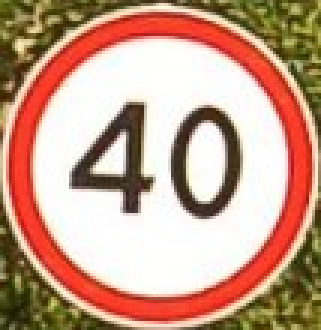
#> input picture etalon.jpg, 107 x 110 px (shown 3 times larger)
$ python forvideooptimize.py
#> lines starting #> are read from the running program, lines starting #| are printed output that depends on the picture; after the words box and inside, x2 and y2 are one past the last pixel; in counts of white or black regions, pixels touching at a corner belong together
import tkinter as tk
import cv2
import numpy as np
from tkinter import filedialog
from PIL import Image, ImageTk
import pytesseract
import concurrent.futures
from tkinter import Scale
print(cv2.cuda.getCudaEnabledDeviceCount())
# Нижняя граница распознавания красного цвета (контура знака)
lower_bound = np.array((142, 75, 50), np.uint8)
# Верхняя граница распознавания красного цвета (контура знака)
upper_bound = np.array((179, 255, 255), np.uint8)
# Подключение tesseract
pytesseract.pytesseract.tesseract_cmd = "C:\\Program Files\\Tesseract-OCR\\tesseract.exe"

# Загрузка, ресайз, перевод в HSV и бинаризация эталонного изображения
sample = cv2.imread("etalon.jpg")
#> sample is the input picture: shape (110, 107, 3); mean B, G, R 136.8, 157.7, 198.1
sample = cv2.resize(sample, (64, 64))
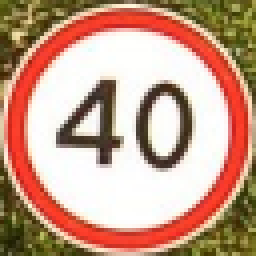
#> sample: shape (64, 64, 3) (shown 4 times larger); mean B, G, R 136.7, 157.6, 198
sample = cv2.cvtColor(sample, cv2.COLOR_BGR2HSV)
#> sample: shape (64, 64, 3); mean H, S, V 29.4, 96.5, 198.5
sample = cv2.inRange(sample, lower_bound, upper_bound)
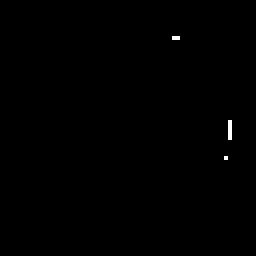
#> sample: shape (64, 64) (shown 4 times larger); 0.2% white in thin lines or dots, all inside (x1, y1, x2, y2) = (43, 9, 58, 40)

def process_contour(contour, cp, font, x, y, w, h, frame):
    area = cv2.contourArea(contour)
    if area < 100:
        return

    roi = cp[y:y + h, x:x + w]
    digits = cv2.cvtColor(roi, cv2.COLOR_HSV2BGR).copy()
    roi = cv2.resize(roi, (64, 64))
    roi = cv2.inRange(roi, lower_bound, upper_bound)

    speed_lim = 0
    for i in range(64):
        for j in range(64):
            if roi[i][j] == sample[i][j]:
                speed_lim += 1

    if speed_lim > 3000:
        gray = cv2.cvtColor(digits, cv2.COLOR_BGR2GRAY)
        _, thresh = cv2.threshold(gray, 127, 255, cv2.THRESH_BINARY_INV)
        digits = pytesseract.image_to_string(thresh, config='--psm 6 --oem 3 -c tessedit_char_whitelist=0123456789')
        if digits != '' and int(digits) % 10 == 0:
            cv2.rectangle(frame, (x, y), (x + w, y + h), (0, 255, 0), 2)
            cv2.putText(frame, 'Speed limit ' + str(int(digits)), (x, y - 5), font, 0.6, (0, 255, 0), 1, cv2.LINE_AA)

def process_frame(frame, current_frame):
    # Перевод в HSV с использованием CUDA
    hsv = cv2.cuda.cvtColor(cv2.cuda_GpuMat(frame), cv2.COLOR_BGR2HSV)
    cp = hsv.copy()
    binary = cv2.cuda.inRange(hsv, lower_bound, upper_bound)
    binary = cv2.cuda.dilate(binary, None, iterations=1)

    # Перемещение данных с GPU на CPU для findContours
    binary = binary.download()
    contours, _ = cv2.findContours(binary, cv2.RETR_TREE, cv2.CHAIN_APPROX_NONE)

    # Шрифт
    font = cv2.FONT_HERSHEY_DUPLEX
    with concurrent.futures.ThreadPoolExecutor() as executor:
        for contour in contours:
            x, y, w, h = cv2

$ run again, with 1.jpg copied over etalon.jpg
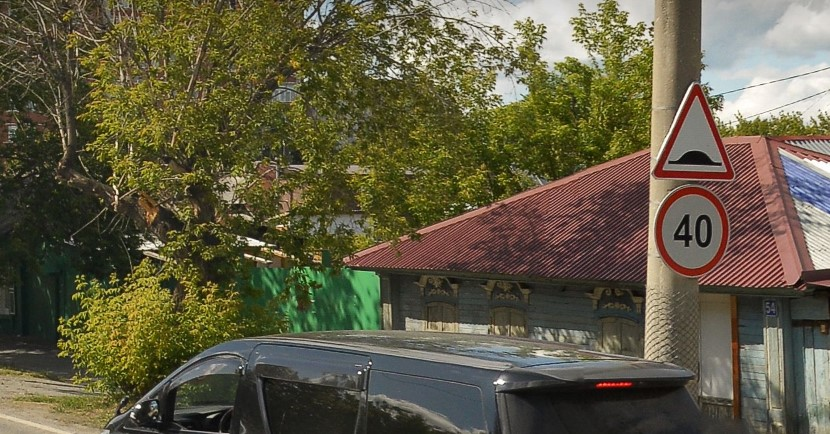
#> input picture 1.jpg, 830 x 434 px
#> sample is the input picture: shape (434, 830, 3); mean B, G, R 67.2, 91.4, 96.7
#> `sample = cv2.resize(sample, (64, 64))`:
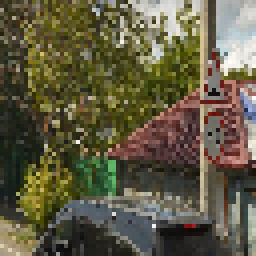
#> sample: shape (64, 64, 3) (shown 4 times larger); mean B, G, R 67.7, 91.8, 97
#> `sample = cv2.inRange(sample, lower_bound, upper_bound)`:
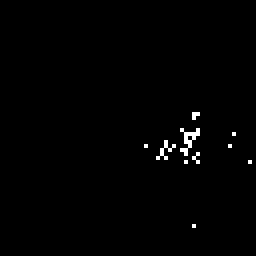
#> sample: shape (64, 64) (shown 4 times larger); 0.83% white in thin lines or dots, all inside (x1, y1, x2, y2) = (36, 28, 63, 57)
